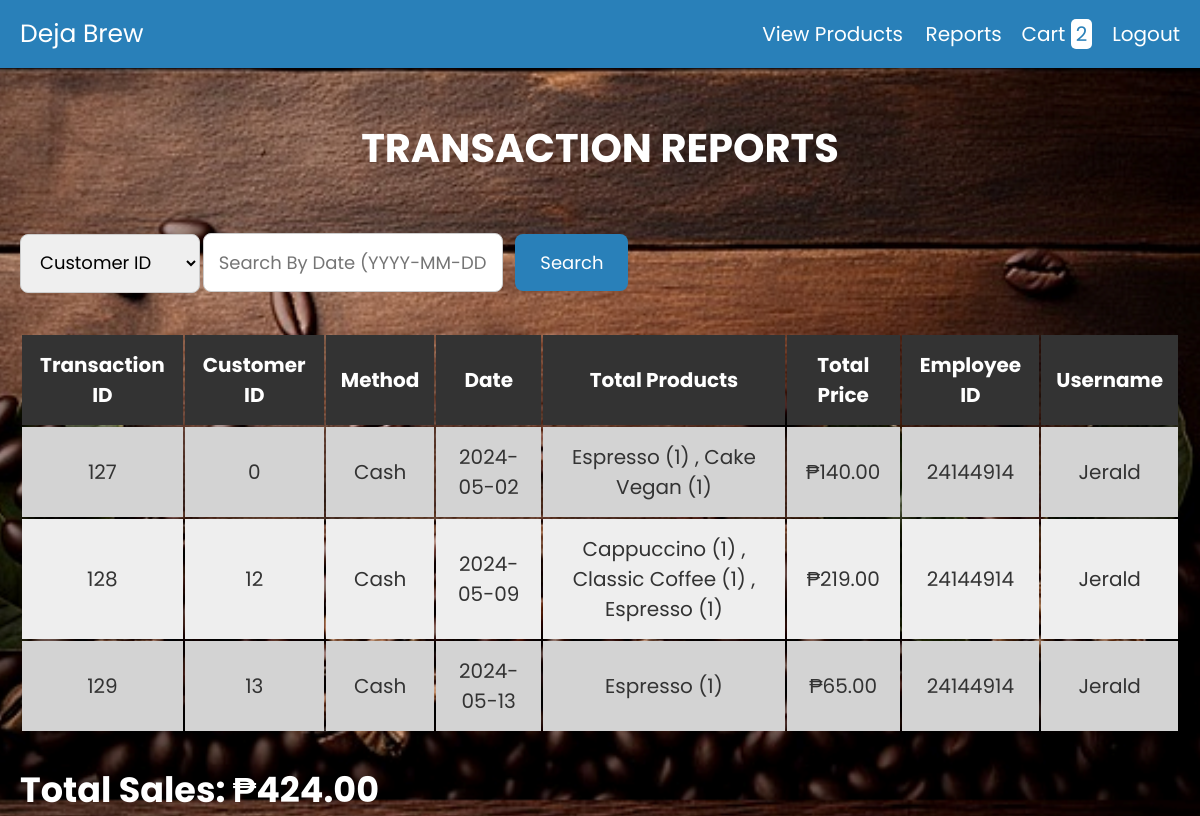
The app's page /report.php with its own data.
### tables this page shows
CREATE TABLE `checkout` (
  `transaction_id` int(255) NOT NULL,
  `customer_id` int(255) NOT NULL,
  `method` varchar(255) NOT NULL,
  `date` date NOT NULL DEFAULT current_timestamp(),
  `total_products` varchar(255) NOT NULL,
  `total_price` varchar(255) NOT NULL,
  `user_id` bigint(255) NOT NULL
);

CREATE TABLE `users` (
  `id` bigint(20) NOT NULL,
  `user_id` bigint(20) NOT NULL,
  `user_name` varchar(255) NOT NULL,
  `password` varchar(255) NOT NULL
);

### report.php (the view, shortened to what this page needs)
<?php
$search_query = "";
$search_type = "";
?>
<!DOCTYPE html>
<html lang="en">
<head>
    <link rel="stylesheet" href="https://cdnjs.cloudflare.com/ajax/libs/font-awesome/6.0.0/css/all.min.css">
    <link rel="stylesheet" href="css/style.css">
</head>
<body>
<?php include 'header.php'; ?>
<div class="container">
    <h1 class="heading" style="padding-top: 50px; padding-bottom: 5px; padding-left: 30px; padding-right: 30px; ">Transaction Reports</h1>
    <form action="" method="GET" class="search-form-container">
        <select name="search_type" class="search-type-select">
            <option value="customer_id">Customer ID</option>
        </select>
        <input type="text" name="search" placeholder="<?php echo ($search_type === 'customer_id') ? 'Search by Customer ID' : 'Search by Date (YYYY-MM-DD)'; ?>" value="<?php echo $search_query; ?>" class="search-input">
        <button type="submit" class="search-button">Search</button>
    </form>
    <div class="display-product-table">
        <section>
            <table>
                <thead>
                    <tr>
                        <th>Transaction ID</th>
                        <th>Customer ID</th>
                        <th>Method</th>
                        <th>Date</th>
                        <th>Total Products</th>
                        <th>Total Price</th>
                        <th>Employee ID</th>
                        <th>Username</th>
                    </tr>
                </thead>
                <tbody>
                    <?php
                    include 'config.php';
                    $totalPriceSum = 0;
                    $query = "SELECT checkout.transaction_id, checkout.customer_id, checkout.method, checkout.date, checkout.total_products, checkout.total_price, checkout.user_id, users.user_name FROM checkout INNER JOIN users ON checkout.user_id = users.user_id";
                    $result = mysqli_query($conn, $query);
                    if (mysqli_num_rows($result) > 0) {
                        while ($row = mysqli_fetch_assoc($result)) {
                            echo "<tr>";
                            echo "<td>" . $row['transaction_id'] . "</td>";
                            echo "<td>" . $row['customer_id'] . "</td>";
                            echo "<td>" . $row['method'] . "</td>";
                            echo "<td>" . $row['date'] . "</td>";
                            echo "<td>" . $row['total_products'] . "</td>";
                            echo "<td>₱" . $row['total_price'] . ".00</td>";
                            echo "<td>" . $row['user_id'] . "</td>";
                            echo "<td>" . $row['user_name'] . "</td>";
                            echo "</tr>";
                            $totalPriceSum += $row['total_price'];
                        }
                    } else {
                        echo "<tr><td colspan='8'>No records found</td></tr>";
                    }
                    ?>
                </tbody>
            </table>
        </section>
    </div>
    <div class="total_sales">Total Sales: ₱<?php echo number_format($totalPriceSum, 2); ?></div>
</div>
</body>
</html>

### css/style.css (style rules this page uses)
:root { --blue:#2980b9; --red:tomato; --orange:orange; --black:#333; --white:#fff; --bg-color:#eee; --dark-bg:rgba(0,0,0,.7); --box-shadow:0 .5rem 1rem rgba(0,0,0,.1); --border:.1rem solid #999; }
* { font-family: 'Poppins', sans-serif; margin:0; padding:0; box-sizing: border-box; outline: none; border:none; text-decoration: none; text-transform: capitalize; }
html { font-size: 62.5%; overflow-x: hidden; }
.container { max-width: 1200px; margin:0 auto; }
.container h1 { padding-top: 50px; padding-bottom: 5px; padding-left: 30px; padding-right: 30px; color: #fff; text-align: center; font-size: 40px; text-transform: uppercase; }
section { padding:2rem; }
.heading { text-align: center; font-size: 3.5rem; text-transform: uppercase; color:var(--black); margin-bottom: 2rem; }
.display-product-table table { width: 100%; text-align: center; }
.display-product-table table thead th { padding:1.5rem; font-size: 2rem; background-color: var(--black); color:var(--white); }
.display-product-table table td { padding:1.5rem; font-size: 2rem; color:var(--black); }
.display-product-table table td:first-child { padding:0; }
.display-product-table table tr:nth-child(even) { background-color: var(--bg-color); }
.display-product-table table tr:nth-child(odd) { background-color: lightgrey; }
.total_sales { font-weight: bold; text-align:justify; margin-left: 20px; margin-top: 10px; font-size: 35px; color: #fff; }
.search-form-container { margin-top: 50px; margin-bottom: 20px; margin-left: 20px; }
.search-input { width: 300px; padding: 15px; border: 1px solid #ccc; border-radius: 8px; font-size: 18px; }
.search-button { padding: 15px 25px; background-color: var(--blue); color: #fff; border: none; border-radius: 8px; cursor: pointer; font-size: 18px; transition: background-color 0.2s ease; }
.search-button { margin-left: 10px; }
.search-type-select { width: 180px; padding: 15px; border: 1px solid #ccc; border-radius: 8px; font-size: 18px; }

### report.php (style rules this page uses)
body { background-image: url('images_a/background1.png'); height: 100vh; background-size: cover; background-position: center; }

### records on screen
checkout: transaction "127", customer "0", method "Cash", date "2024-05-02", total_products "Espresso (1) , Cake Vegan (1)", total_price "140", user "24144914", users.user_name "Jerald"
checkout: transaction "128", customer "12", method "Cash", date "2024-05-09", total_products "Cappuccino (1) , Classic Coffee (1) , Espresso (1)", total_price "219", user "24144914", users.user_name "Jerald"
checkout: transaction "129", customer "13", method "Cash", date "2024-05-13", total_products "Espresso (1)", total_price "65", user "24144914", users.user_name "Jerald"

### other values on screen
$row_count "2"
$totalPriceSum "424.00"
